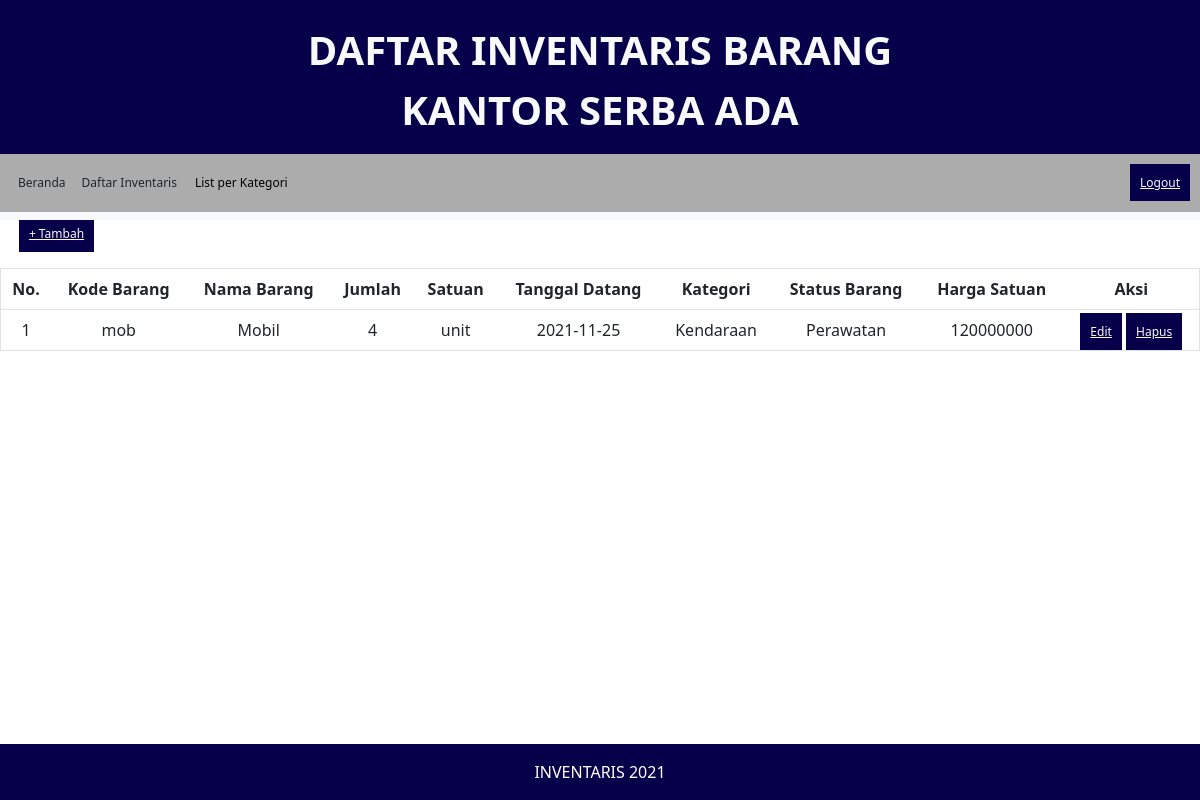
The app's page /inventariskendaraan.php (signed in) with its own data.
### tables this page shows
CREATE TABLE `inventaris` (
  `kode_barang` varchar(10) NOT NULL,
  `nama_barang` varchar(30) NOT NULL,
  `jumlah` int(11) NOT NULL,
  `satuan` varchar(15) NOT NULL,
  `tgl_datang` date NOT NULL,
  `kategori` varchar(20) NOT NULL,
  `status_barang` varchar(20) NOT NULL,
  `harga` int(20) NOT NULL
);

### functions.php (called while the page is built, shortened)
<?php
	$koneksi = mysqli_connect("localhost", "root", "", "responsi");
	function query($query) {
		global $koneksi;
		$result = mysqli_query($koneksi, $query);
		$rows = [];
		while( $row = mysqli_fetch_assoc($result) ) {
			$rows[] = $row;
		}
		return $rows;
	}
?>

### inventariskendaraan.php (the view, shortened to what this page needs)
<?php
require 'functions.php';
$inventaris = query("SELECT * FROM inventaris WHERE kategori='Kendaraan'");
?>
<!DOCTYPE html>
<html lang="en">
<head>
    <link href="https://cdn.jsdelivr.net/npm/bootstrap@5.1.3/dist/css/bootstrap.min.css" rel="stylesheet">
	<link rel="stylesheet" href="https://stackpath.bootstrapcdn.com/font-awesome/4.7.0/css/font-awesome.min.css">
	<link rel="stylesheet" type="text/css" href="css/style.css">
</head>
<body>
<nav class="topnav navbar-dark bg-blue">
  <p class="judul text-light">
    DAFTAR INVENTARIS BARANG<br>
    KANTOR SERBA ADA
  </p>
</nav>
<nav class="navbar navbar-expand-lg navbar-light bg-light">
  <div class="collapse navbar-collapse nav-link" id="navbarNavDropdown">
    <ul class="navbar-nav">
      <li class="nav-item active">
        <a class="nav-link text-dark" href="home.php">Beranda</a>
      </li>
      <li class="nav-item">
        <a class="nav-link text-dark" href="inventaris.php">Daftar Inventaris</a>
      </li>
      <li class="dropdown">
        <button class="dropbtn">List per Kategori</button>
      </li>
    </ul>
    <ul class="navbar-nav ms-auto">
      <li class="nav-item">
        <a class="nav-blue text-light" href="logout.php">Logout</a>
      </li>
    </ul>
  </div>
</nav>
<div class="body">
    <ul class="navbar-nav ms-auto">
      <li style="padding-left:0.5cm" class="nav-item">
        <a class="nav-blue text-light" href="tambah.php">+ Tambah</a><br><br>
      </li>
    </ul>
    <table class="table" border="1" cellpadding="10" cellspacing="0">
        <tr>
            <th>No.</th>
            <th>Kode Barang</th>
            <th>Nama Barang</th>
            <th>Jumlah</th>
            <th>Satuan</th>
            <th>Tanggal Datang</th>
            <th>Kategori</th>
            <th>Status Barang</th>
            <th>Harga Satuan</th>
            <th>Aksi</th>
        </tr>
        <?php $i = 1; ?>
	    <?php foreach ($inventaris as $inv) : ?>
        <tr>
            <td><?= $i ?></td>
            <td><?= $inv["kode_barang"]; ?></td>
            <td><?= $inv["nama_barang"]; ?></td>
            <td><?= $inv["jumlah"]; ?></td>
			<td><?= $inv["satuan"]; ?></td>
    		<td><?= $inv["tgl_datang"]; ?></td>
	    	<td><?= $inv["kategori"]; ?></td>
		    <td><?= $inv["status_barang"]; ?></td>
			<td><?= $inv["harga"]; ?></td>
	  		<td>
		    	<a class="nav-blue text-light" href="edit.php?kode_barang=<?= $inv["kode_barang"]; ?>">Edit</a>
				<a class="nav-blue text-light" href="hapus.php?kode_barang=<?= $inv["kode_barang"]; ?>" onclick="return confirm('Yakin untuk menghapus?');">Hapus</a>
		    </td>
		</tr>
		<?php $i++; ?>
    	<?php endforeach; ?>
    </table>
</div>
<footer class="bg-blue text-white fixed-bottom">
    <div class="container">
      <div class="row pt-3">
        <div class="col text-center">
          <p>INVENTARIS 2021</p>
        </div>
      </div>
    </div>
  </footer>
</body>
</html>

### css/style.css (style rules this page uses)
.nav-link { background-color: #acacac; padding: 10px; font-size: 12px; border: none; }
.collapse { margin-top: -10px; }
.nav-blue { background-color: #050049; padding: 10px; font-size: 12px; border: none; }
.dropbtn { background-color: #acacac; color: rgb(0, 0, 0); padding: 10px; font-size: 12px; border: none; }
.dropdown { position: relative; display: inline-block; }
.bg-blue { background-color: #050049 }
nav.topnav { text-align: center; font-size:40px; margin-bottom:-20px; padding: 20px; }
p.judul { font-weight: bold; }
th { text-align: center; }
td { text-align: center; }

### records on screen
inventaris: kode_barang "mob", nama_barang "Mobil", jumlah "4", satuan "unit", tgl_datang "2021-11-25", kategori "Kendaraan", status_barang "Perawatan", harga "120000000"
